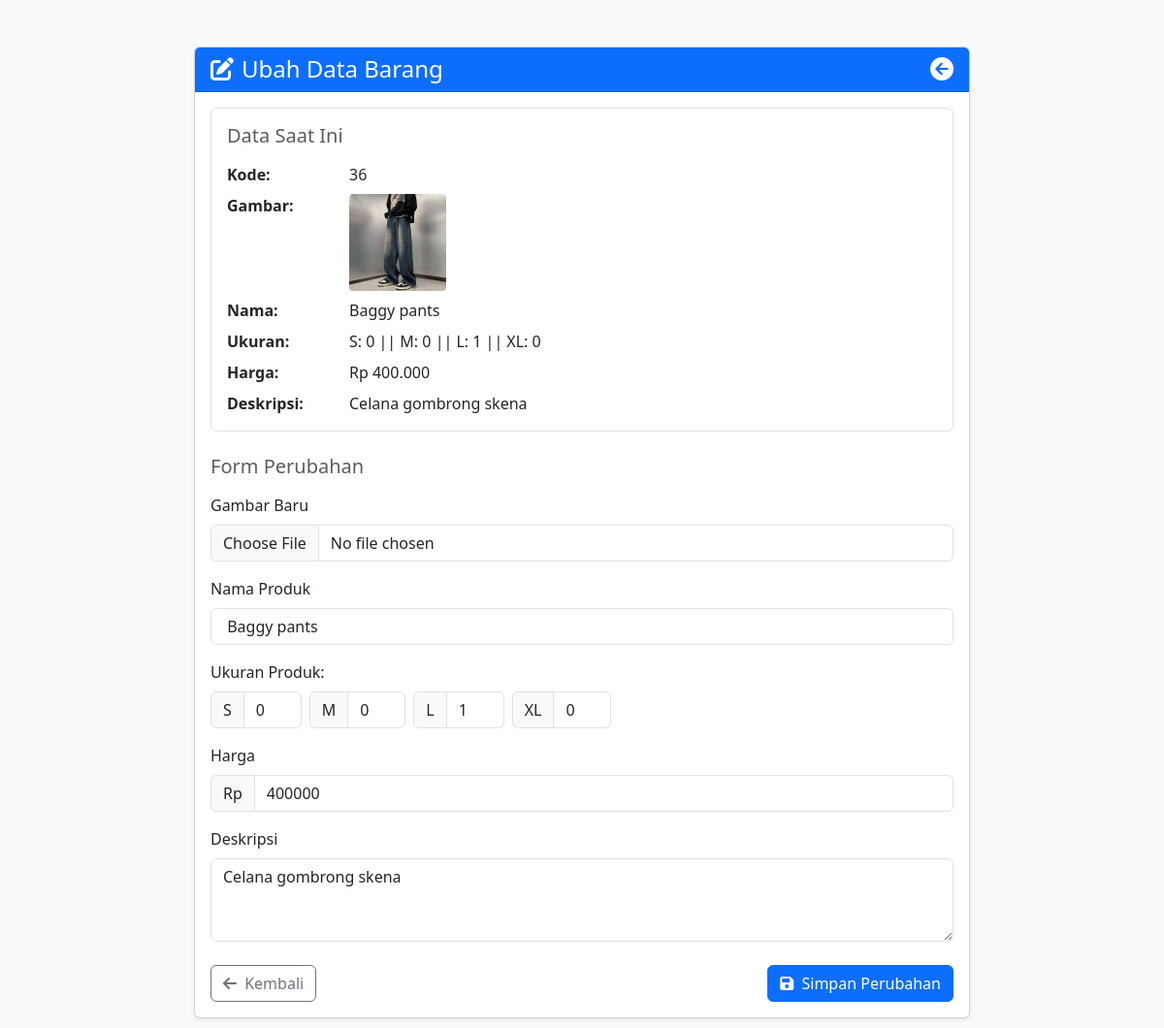
/admin/ubah.php?Kode=36 (signed in), run on the app's committed database.
### tables this page shows
CREATE TABLE `barang` (
  `Kode` int(11) NOT NULL,
  `Nama` varchar(100) NOT NULL,
  `Ukuran_S` int(3) NOT NULL DEFAULT 6,
  `Ukuran_M` int(3) NOT NULL DEFAULT 6,
  `Ukuran_L` int(3) NOT NULL DEFAULT 6,
  `Ukuran_XL` int(3) NOT NULL DEFAULT 6,
  `Gambar` varchar(100) NOT NULL,
  `Harga` int(9) NOT NULL,
  `Deskripsi` text NOT NULL
);

### config/functions.php (called while the page is built, shortened)
<?php
function select($query) {
    $barang = mysqli_query($GLOBALS['conn'], $query);
    $rows = [];
    while ($data = mysqli_fetch_assoc($barang)) {
    $rows[] = $data;
    }
return $rows;
}
?>

### admin/ubah.php (the view, shortened to what this page needs)
<?php
require '../config/functions.php';
$kode = $_GET['Kode'];
$produk = select("SELECT * FROM barang WHERE Kode = $kode")[0];
?>
<!DOCTYPE html>
<html lang="en">
<head>
    <link href="https://cdn.jsdelivr.net/npm/bootstrap@5.3.0/dist/css/bootstrap.min.css" rel="stylesheet">
    <link rel="stylesheet" href="https://cdnjs.cloudflare.com/ajax/libs/font-awesome/6.4.0/css/all.min.css">
</head>
<body class="bg-light">
    <div class="container py-5">
        <div class="card shadow-sm form-container">
            <div class="card-header bg-primary text-white d-flex align-items-center justify-content-between">
                <h1 class="h4 mb-0"><i class="fas fa-edit me-2"></i>Ubah Data Barang</h1>
                <h1 class="h4 mb-0"><a href="admin.php" class="h4"><i class="fas fa-arrow-circle-left"></i></a></h1>
            </div>
            <div class="card-body">
                <div class="mb-4 p-3 border rounded bg-white">
                    <h5 class="mb-3 text-muted">Data Saat Ini</h5>
                    <div class="row">
                        <div class="col-md-2 fw-bold">Kode:</div>
                        <div class="col-md-10"><?= htmlspecialchars($produk["Kode"]); ?></div>
                    </div>
                    <div class="row mt-2">
                        <div class="col-md-2 fw-bold">Gambar:</div>
                        <div class="col-md-10">
                            <img src="../img/<?= htmlspecialchars($produk["Gambar"]); ?>" alt="<?= htmlspecialchars($produk["Nama"]); ?>" class="product-img">
                        </div>
                    </div>
                    <div class="row mt-2">
                        <div class="col-md-2 fw-bold">Nama:</div>
                        <div class="col-md-10"><?= htmlspecialchars($produk["Nama"]); ?></div>
                    </div>
                    <div class="row mt-2">
                        <div class="col-md-2 fw-bold">Ukuran:</div>
                        <div class="col-md-10">
                        S: <?= htmlspecialchars($produk["Ukuran_S"]); ?> ||
                        M: <?= htmlspecialchars($produk["Ukuran_M"]); ?> ||
                        L: <?= htmlspecialchars($produk["Ukuran_L"]); ?> ||
                        XL: <?= htmlspecialchars($produk["Ukuran_XL"]); ?>
                    </div>
                    </div>
                    <div class="row mt-2">
                        <div class="col-md-2 fw-bold">Harga:</div>
                        <div class="col-md-10">Rp <?= number_format($produk["Harga"], 0, ',', '.'); ?></div>
                    </div>
                    <div class="row mt-2">
                        <div class="col-md-2 fw-bold">Deskripsi:</div>
                        <div class="col-md-10"><?= htmlspecialchars($produk["Deskripsi"]); ?></div>
                    </div>
                </div>
                <form method="POST" enctype="multipart/form-data">
                    <h5 class="mb-3 text-muted">Form Perubahan</h5>
                    <div class="mb-3">
                        <label for="gambar" class="form-label">Gambar Baru</label>
                        <input type="file" accept="image/*" class="form-control" id="gambar" name="Gambar">
                    </div>
                    <div class="mb-3">
                        <label for="nama" class="form-label">Nama Produk</label>
                        <input type="text" class="form-control" id="nama" name="Nama"
                               value="<?= htmlspecialchars($produk["Nama"]); ?>">
                    </div>
                   <div class="mb-3"> <label class="form-label">Ukuran Produk:</label> <div class="row g-2"> <div class="col-auto"> <div class="input-group">
                <span class="input-group-text">S</span>
                <input type="number" class="form-control" name="Ukuran_S"
                       value="<?= htmlspecialchars($produk["Ukuran_S"]); ?>" style="max-width: 60px;">
            </div>
        </div>
        <div class="col-auto">
            <div class="input-group">
                <span class="input-group-text">M</span> <input type="number" class="form-control" name="Ukuran_M"
                       value="<?= htmlspecialchars($produk["Ukuran_M"]); ?>" style="max-width: 60px;">
            </div>
        </div>
        <div class="col-auto">
            <div class="input-group">
                <span class="input-group-text">L</span> <input type="number" class="form-control" name="Ukuran_L"
                       value="<?= htmlspecialchars($produk["Ukuran_L"]); ?>" style="max-width: 60px;">
            </div>
        </div>
        <div class="col-auto">
            <div class="input-group">
                <span class="input-group-text">XL</span> <input type="number" class="form-control" name="Ukuran_XL"
                       value="<?= htmlspecialchars($produk["Ukuran_XL"]); ?>" style="max-width: 60px;">
            </div>
        </div>
    </div>
</div>
                    <div class="mb-3">
                        <label for="harga" class="form-label">Harga</label>
                        <div class="input-group">
                            <span class="input-group-text">Rp</span>
                            <input type="number" class="form-control" id="harga" name="Harga"
                                   value="<?= htmlspecialchars($produk["Harga"]); ?>">
                        </div>
                    </div>
                    <div class="mb-4">
                        <label for="deskripsi" class="form-label">Deskripsi</label>
                        <textarea class="form-control" id="deskripsi" name="Deskripsi"
                                  rows="3"><?= htmlspecialchars($produk["Deskripsi"]); ?></textarea>
                    </div>
                    <div class="d-flex justify-content-between">
                        <a href="admin.php" class="btn btn-outline-secondary">
                            <i class="fas fa-arrow-left me-1"></i> Kembali
                        </a>
                        <button type="submit" name="submit" class="btn btn-primary">
                            <i class="fas fa-save me-1"></i> Simpan Perubahan
                        </button>
                    </div>
                </form>
            </div>
        </div>
    </div>
</body>
</html>

### admin/ubah.php (style rules this page uses)
.product-img { max-width: 100px; height: auto; border-radius: 4px; }
.form-container { max-width: 800px; margin: 0 auto; }

### data on the page
barang: Kode "36", Gambar (picture), Nama "Baggy pants", Ukuran_S "0", Ukuran_M "0", Ukuran_L "1", Ukuran_XL "0", Harga "400.000", Deskripsi "Celana gombrong skena", Harga "400000"
